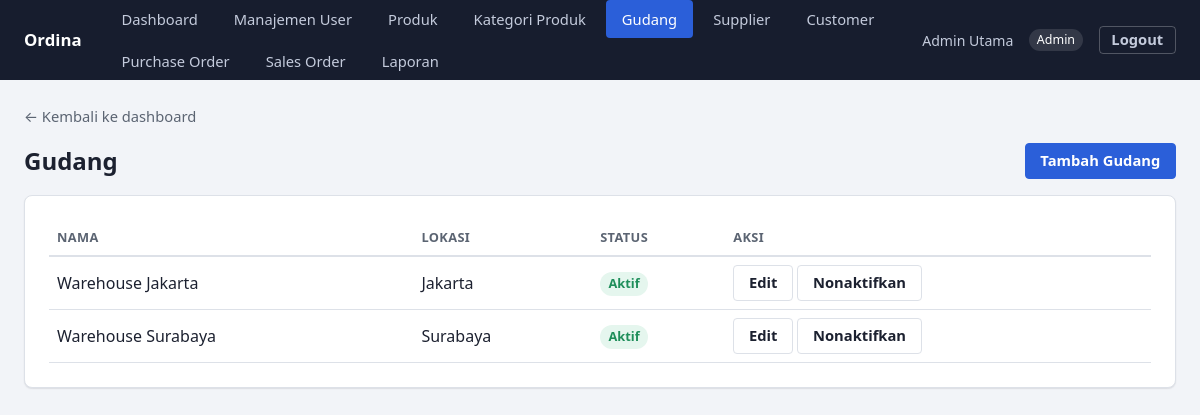
/warehouses (signed in), run on the app's committed database.
### tables this page shows
CREATE TABLE IF NOT EXISTS warehouses (
    id INT UNSIGNED AUTO_INCREMENT PRIMARY KEY,
    name VARCHAR(150) NOT NULL,
    location VARCHAR(255) NOT NULL,
    is_active TINYINT(1) NOT NULL DEFAULT 1
);

### app/Core/View.php (called while the page is built, shortened)
<?php
final class View
{
    public static function render(string $view, array $data = [], int $status = 200): void
    {
        extract($data);
        require __DIR__ . "/../../views/{$view}.php";
        require __DIR__ . '/../../views/layouts/app.php';
    }
}

### app/Core/Controller.php (called while the page is built, shortened)
<?php
abstract class Controller
{
    protected function view(string $view, array $data = []): void
    {
        View::render($view, $data);
    }
}

### app/Controller/WarehouseController.php (called while the page is built, shortened)
<?php
final class WarehouseController extends Controller
{
    public function index(): void
    {
        $this->view('warehouses/index', [
            'title' => 'Gudang',
            'warehouses' => $this->service()->list(),
            'success' => Session::pullFlash('success'),
        ]);
    }
    private function service(): WarehouseService
    {
        return new WarehouseService(new MysqlWarehouseRepository(Database::connection()));
    }
}

### public/index.php (called while the page is built, shortened)
<?php
$router = new Router();
$method = $_SERVER['REQUEST_METHOD'] ?? 'GET';
$path = (string) (parse_url($_SERVER['REQUEST_URI'] ?? '/', PHP_URL_PATH) ?: '/');
try {
    $router->dispatch($method, $path);
} catch (UnauthenticatedException) {
    header('Location: /login');
} catch (AuthorizationException | ForbiddenOperationException) {
    View::render('errors/403', ['title' => '403 - Akses Ditolak'], 403);
} catch (NotFoundException) {
    View::render('errors/404', ['title' => '404 - Tidak Ditemukan'], 404);
} catch (\Throwable $e) {
    error_log((string) $e);
    View::render('errors/500', ['title' => '500 - Kesalahan Server'], 500);
}

### app/Repository/Mysql/MysqlWarehouseRepository.php (called while the page is built, shortened)
<?php
final class MysqlWarehouseRepository implements WarehouseRepositoryInterface
{
    public function findAll(): array
    {
        $stmt = $this->connection->query('SELECT * FROM warehouses ORDER BY name');
        return array_map(Warehouse::fromArray(...), $stmt->fetchAll());
    }
}

### app/Service/WarehouseService.php (called while the page is built, shortened)
<?php
final class WarehouseService
{
    public function list(): array
    {
        return $this->warehouses->findAll();
    }
}

### views/warehouses/index.php (the view, shortened to what this page needs)
<a href="/dashboard" class="back-link">&larr; Kembali ke dashboard</a>
<div class="toolbar">
    <h1 style="margin:0;">Gudang</h1>
    <a href="/warehouses/create" class="btn">Tambah Gudang</a>
</div>
<div class="card">
<div class="table-scroll">
<table>
    <thead>
        <tr><th>Nama</th><th>Lokasi</th><th>Status</th><th>Aksi</th></tr>
    </thead>
    <tbody>
    <?php foreach ($warehouses as $warehouse): ?>
        <tr>
            <td data-label="Nama"><?= htmlspecialchars($warehouse->name, ENT_QUOTES) ?></td>
            <td data-label="Lokasi"><?= htmlspecialchars($warehouse->location, ENT_QUOTES) ?></td>
            <td data-label="Status">
                <span class="badge <?= $warehouse->isActive ? 'badge-success' : 'badge-muted' ?>">
                    <?= $warehouse->isActive ? 'Aktif' : 'Nonaktif' ?>
                </span>
            </td>
            <td data-label="Aksi">
                <a href="/warehouses/<?= (int) $warehouse->id ?>/edit" class="btn btn-secondary">Edit</a>
                <form method="post" action="/warehouses/<?= (int) $warehouse->id ?>/toggle-active" style="display:inline;">
                    <button type="submit" class="btn-secondary"><?= $warehouse->isActive ? 'Nonaktifkan' : 'Aktifkan' ?></button>
                </form>
            </td>
        </tr>
    <?php endforeach; ?>
    </tbody>
</table>
</div>
</div>

### app/Core/Router.php (shortened to what this page needs)
<?php
final class Router
{
    private array $routes = [];
    private function add(string $method, string $path, array $handler): void
    {
        $this->routes[$method][] = [
            'pattern' => $this->toPattern($path),
            'handler' => $handler,
        ];
    }
    private function toPattern(string $path): string
    {
        $pattern = preg_replace('#\{(\w+)\}#', '(?P<$1>[^/]+)', $path);
        return '#^' . $pattern . '$#';
    }
    public function dispatch(string $method, string $path): void
    {
        foreach ($this->routes[$method] ?? [] as $route) {
            if (preg_match($route['pattern'], $path, $matches) === 1) {
                $params = array_filter($matches, fn ($key) => !is_int($key), ARRAY_FILTER_USE_KEY);
                [$controllerClass, $action] = $route['handler'];
                (new $controllerClass())->$action($params);
                return;
            }
        }
    }
}

### public/assets/css/app.css (style rules this page uses)
:root { --color-bg: #f2f4f8; --color-surface: #ffffff; --color-surface-muted: #f7f8fa; --color-text: #1c2130; --color-text-muted: #5b6472; --color-border: #dde1e8; --color-primary: #2b5fd9; --color-primary-hover: #234ead; --color-primary-soft: #e8eefd; --color-success: #1e8e5a; --color-success-soft: #e5f6ee; --color-danger: #c0392b; --color-danger-soft: #fbe9e7; --color-muted-soft: #eceef1; --color-header-bg: #171d2e; --color-header-text: #eef1f8; --space-1: 0.25rem; --space-2: 0.5rem; --space-3: 1rem; --space-4: 1.5rem; --space-5: 2.5rem; --radius: 8px; --radius-sm: 4px; --shadow-card: 0 1px 2px rgba(20, 24, 38, 0.06), 0 1px 1px rgba(20, 24, 38, 0.04); }
* { box-sizing: border-box; }
html { -webkit-text-size-adjust: 100%; }
body { margin: 0; font-family: system-ui, -apple-system, "Segoe UI", sans-serif; background: var(--color-bg); color: var(--color-text); line-height: 1.5; }
h1, h2, h3 { line-height: 1.25; margin: 0 0 var(--space-3); }
h1 { font-size: 1.5rem; }
a { color: var(--color-primary); }
.card { background: var(--color-surface); border: 1px solid var(--color-border); border-radius: var(--radius); box-shadow: var(--shadow-card); padding: var(--space-4); margin-bottom: var(--space-4); }
.back-link { display: inline-block; margin-bottom: var(--space-3); color: var(--color-text-muted); text-decoration: none; font-size: 0.92rem; }
.toolbar { display: flex; justify-content: space-between; align-items: center; flex-wrap: wrap; gap: var(--space-3); margin-bottom: var(--space-3); }
input, select, textarea, button { font: inherit; }
button, .btn { display: inline-flex; align-items: center; gap: 0.4em; background: var(--color-primary); color: #fff; border: 1px solid var(--color-primary); border-radius: var(--radius-sm); padding: 0.55em 1em; cursor: pointer; font-weight: 600; font-size: 0.92rem; text-decoration: none; line-height: 1.2; }
.btn-secondary { background: #fff; color: var(--color-text); border-color: var(--color-border); }
.badge { display: inline-block; padding: 0.2em 0.65em; border-radius: 999px; font-size: 0.8rem; font-weight: 600; white-space: nowrap; }
.badge-success { background: var(--color-success-soft); color: var(--color-success); }
.table-scroll { overflow-x: auto; }
table { width: 100%; border-collapse: collapse; }
th, td { text-align: left; padding: var(--space-2) var(--space-2); border-bottom: 1px solid var(--color-border); vertical-align: middle; }
thead th { color: var(--color-text-muted); font-size: 0.8rem; text-transform: uppercase; letter-spacing: 0.03em; font-weight: 600; border-bottom: 2px solid var(--color-border); }

### data on the page
warehouses: name "Warehouse Jakarta", location "Jakarta", is_active "Aktif"
warehouses: name "Warehouse Surabaya", location "Surabaya", is_active "Aktif"

### other printed values
$menu['label'] "Dashboard"
$menu['label'] "Manajemen User"
$menu['label'] "Produk"
$menu['label'] "Kategori Produk"
$menu['label'] "Gudang"
$menu['label'] "Supplier"
$menu['label'] "Customer"
$menu['label'] "Purchase Order"
$menu['label'] "Sales Order"
$menu['label'] "Laporan"
